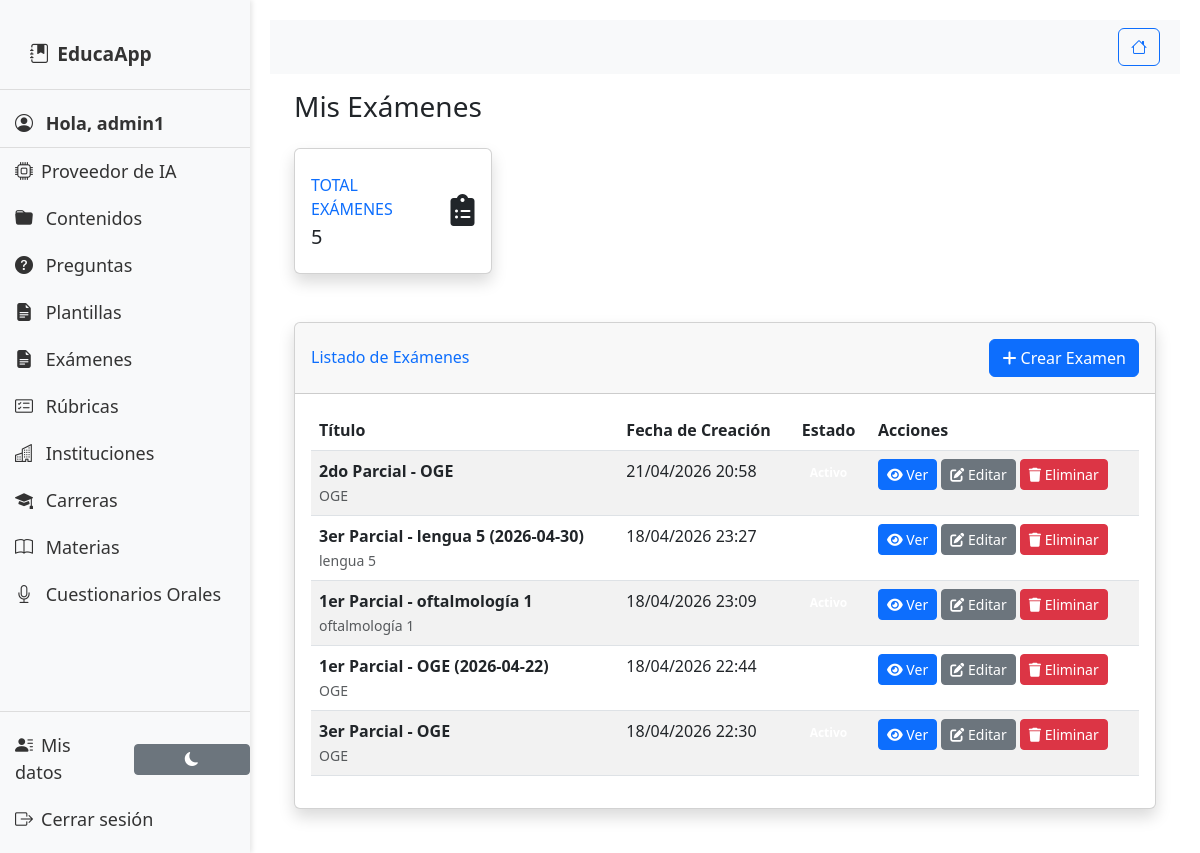
/mis-examenes/ (signed in), run on an earlier commit of the app's database.
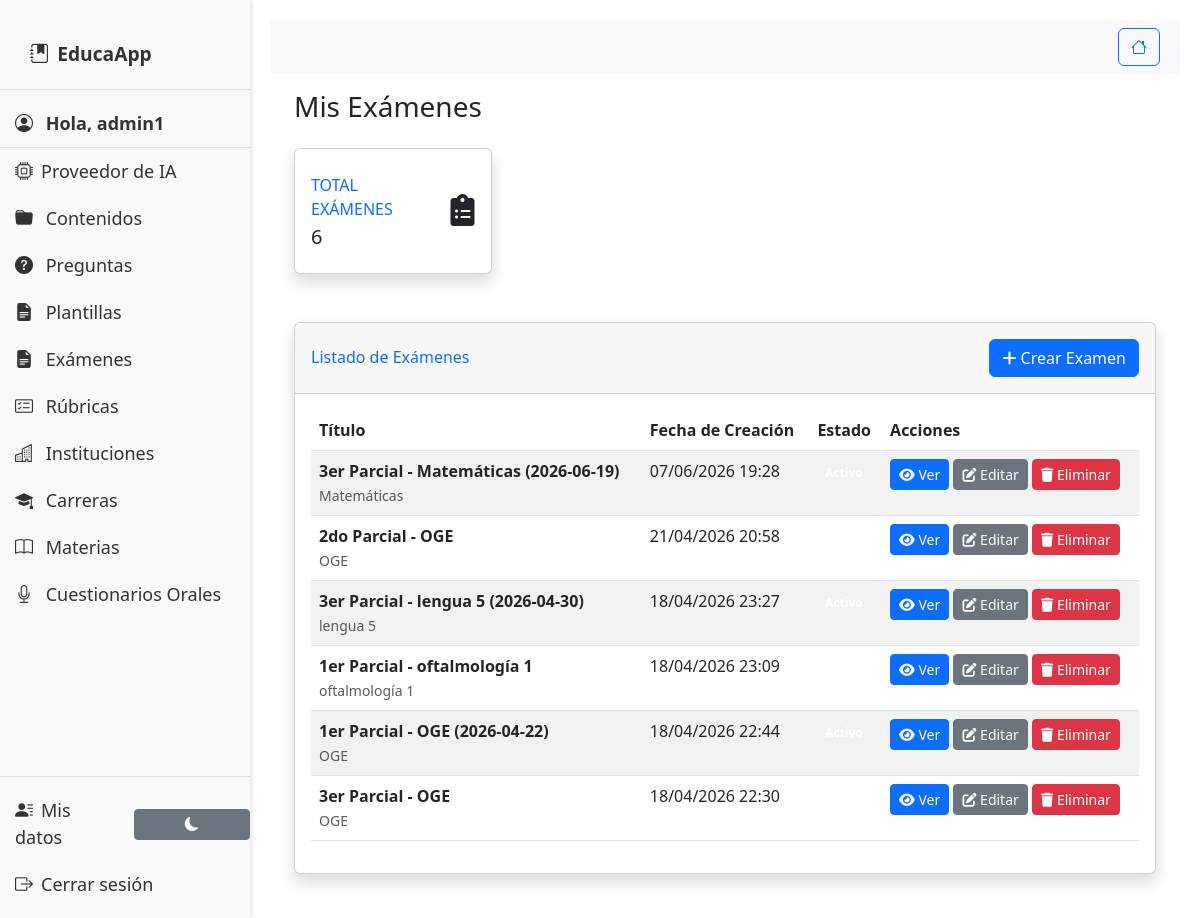
And on a later commit of the database.
### material/models.py (models this page shows, shortened)
class Exam(models.Model):
    title = models.CharField(
        max_length=255,
        verbose_name="Título del examen",
        help_text="Ej: Parcial 1 - Matemáticas"
    )
    subject = models.ForeignKey(
        Subject,
        on_delete=models.SET_DEFAULT,
        default=1,
        verbose_name="Asignatura",
        related_name="exams"
    )
    topics = models.ManyToManyField(
        Topic,
        verbose_name="Temas evaluados",
        blank=True,
        related_name="exams"
    )
    questions = models.ManyToManyField(
        Question,
        verbose_name="Preguntas",
        related_name="exams"
    )
    instructions = models.TextField(
        verbose_name="Instrucciones generales",
        blank=True,
        null=True
    )
    duration_minutes = models.PositiveIntegerField(
        verbose_name="Duración (minutos)",
        default=60
    )
    created_at = models.DateTimeField(
        auto_now_add=True,
        verbose_name="Fecha de creación"
    )
    created_by = models.ForeignKey(
    User,
    on_delete=models.CASCADE,
    verbose_name="Creado por",
    related_name="created_exams",  # Cambiado a nombre único
    related_query_name="exam"      # Añadido para queries
    )
    is_published = models.BooleanField(
        default=False,
        verbose_name="Publicado"
    )
    learning_outcomes = models.ManyToManyField(
        LearningOutcome,
        verbose_name="Resultados de aprendizaje",
        blank=True
    )
    class Meta:
        verbose_name = "Examen"
        verbose_name_plural = "Exámenes"
        ordering = ["-created_at"]
        indexes = [
            models.Index(fields=["title"]),
            models.Index(fields=["subject"]),
        ]
    EXAM_TYPE_CHOICES = [
        ('final', 'Final'),
        ('parcial', 'Parcial'),
    ]
    EXAM_MODE_CHOICES = [
        ('oral', 'Oral'),
        ('escrito', 'Escrito'),
    ]
    EXAM_PARTIAL_CHOICES = [
        ('1ro', 'Primer Parcial'),
        ('2do', 'Segundo Parcial'),
        ('3ro', 'Tercer Parcial'),
        ('4to', 'Cuarto Parcial'),
    ]
    EXAM_GROUP_CHOICES = [
        ('individual', 'Individual'),
        ('grupal', 'Grupal'),
    ]
    SHIFT_CHOICES = [
        ('mañana', 'Mañana'),
        ('tarde', 'Tarde'),
        ('noche', 'Noche'),
    ]
    institution = models.ForeignKey(
        'Institution',
        on_delete=models.SET_NULL,
        null=True,
        blank=True,
        verbose_name="Institución"
    )
    faculty = models.ForeignKey(
        'Faculty',
        on_delete=models.SET_NULL,
        null=True,
        blank=True,
        verbose_name="Facultad"
    )
    campus = models.ForeignKey(
        'Campus',
        on_delete=models.SET_NULL,
        null=True,
        blank=True,
        verbose_name="Sede"
    )
    career_name = models.CharField(max_length=255, verbose_name="Carrera", blank=True, default='')
    subject = models.ForeignKey(
        'Subject',
        on_delete=models.SET_NULL,
        null=True,
        blank=True,
        verbose_name="Materia"
    )
    professor = models.ForeignKey(
        User,
        on_delete=models.SET_NULL,
        null=True,
        blank=True,
        verbose_name="Profesor"
    )
    year = models.IntegerField(verbose_name="Año", null=True, blank=True)
    exam_type = models.CharField(
        max_length=10,
        choices=EXAM_TYPE_CHOICES,
        verbose_name="Tipo de examen",
        blank=True,
        null=True,
    )
    partial_number = models.CharField(
        max_length=10,
        choices=EXAM_PARTIAL_CHOICES,
        blank=True,
        null=True,
        verbose_name="Número de parcial"
    )
    exam_mode = models.CharField(
        max_length=10,
        choices=EXAM_MODE_CHOICES,
        verbose_name="Modalidad de examen",
        blank=True,
        null=True,
    )
    exam_group = models.CharField(
        max_length=10,
        choices=EXAM_GROUP_CHOICES,
        default='individual',
        verbose_name="Modalidad grupal"
    )
    shift = models.CharField(
        max_length=10,
        choices=SHIFT_CHOICES,
        blank=True,
        null=True,
        verbose_name="Turno"
    )
    resolution_time = models.CharField(
        max_length=50,
        blank=True,
        null=True,
        verbose_name="Tiempo de resolución"
    )
    topics_to_evaluate = models.TextField(
        blank=True,
        null=True,
        verbose_name="Temas a evaluar"
    )
    notes_and_recommendations = models.TextField(
        blank=True,
        null=True,
        verbose_name="Notas y recomendaciones"
    )
    institution_name = models.CharField(max_length=255, blank=True, default='', verbose_name="Institución (texto)")
    faculty_name = models.CharField(max_length=255, blank=True, default='', verbose_name="Facultad (texto)")
    campus_name = models.CharField(max_length=255, blank=True, default='', verbose_name="Sede (texto)")
    subject_name = models.CharField(max_length=255, blank=True, default='', verbose_name="Materia (texto)")
    topics_snapshot = models.JSONField(default=list, blank=True, verbose_name="Temas (snapshot)")
    outcomes_snapshot = models.JSONField(default=list, blank=True, verbose_name="Resultados de aprendizaje (snapshot)")
    date_str = models.CharField(max_length=50, blank=True, default='', verbose_name="Fecha (texto)")
    alumno = models.CharField(max_length=255, blank=True, default='', verbose_name="Alumno/a")
    curso = models.CharField(max_length=100, blank=True, default='', verbose_name="Curso")
    learning_outcomes = models.ManyToManyField(
        'LearningOutcome',
        blank=True,
        verbose_name="Resultados de aprendizaje"
    )
    created_by = models.ForeignKey(
        User,
        on_delete=models.CASCADE,
        related_name='exam_templates'
    )
    created_at = models.DateTimeField(auto_now_add=True)
    class Meta:
        verbose_name = "Plantilla de Examen"
        verbose_name_plural = "Plantillas de Examen"
        ordering = ["-created_at"]
        indexes = [
            models.Index(fields=["exam_type", "year"]),
            models.Index(fields=["subject"]),
        ]

class Subject(models.Model):
    name = models.CharField(max_length=100)
    careers = models.ManyToManyField('Career', related_name='subject_careers')
    created_at = models.DateTimeField(auto_now_add=True)
    updated_at = models.DateTimeField(auto_now=True)
    learning_outcomes = models.TextField(
        blank=True,
        null=True,
        help_text="Legacy field - almacena outcomes en texto o JSON"
    )
    class Meta:
        db_table = 'material_subjects'
        verbose_name = 'Subject'
        verbose_name_plural = 'Subjects'
        ordering = ['name']

### material/views.py (the view)
# urls.py: path('mis-examenes/', material_views.mis_examenes, name='mis_examenes'),
@login_required
def mis_examenes(request):
    examenes = Exam.objects.filter(created_by=request.user)
    return render(request, 'material/test_simple.html', {'examenes': examenes})

### material/templatetags/message_tags.py (called while the page is built)
@register.simple_tag(takes_context=True)
def get_filtered_messages(context, categories=None):
    request = context['request']
    messages = get_messages(request)
    messages_list = list(messages)
    if categories:
        if isinstance(categories, str):
            category_list = [cat.strip() for cat in categories.split(',')]
        else:
            category_list = [categories]
        filtered_messages = []
        for message in messages_list:
            message_tags = message.extra_tags if message.extra_tags else 'general'
            message_categories = [tag.strip() for tag in message_tags.split(',')]
            if any(cat in category_list for cat in message_categories):
                filtered_messages.append(message)
        return filtered_messages
    else:
        return messages_list

@register.inclusion_tag('material/components/messages.html', takes_context=True)
def show_messages(context, categories=None):
    filtered_messages = get_filtered_messages(context, categories)
    return {'messages': filtered_messages}

### material/templates/material/test_simple.html (shortened to what this page needs)
{% extends 'material/base.html' %}
{% load static %}
{% load message_tags %}
{% block content %}
<div class="container-fluid">
    <h1 class="h3 mb-4 text-gray-800">Mis Exámenes</h1>
    <div class="row mb-4">
        <div class="col-xl-3 col-md-6 mb-4">
            <div class="card border-left-primary shadow h-100 py-2">
                <div class="card-body">
                    <div class="row no-gutters align-items-center">
                        <div class="col mr-2">
                            <div class="text-xs font-weight-bold text-primary text-uppercase mb-1">
                                Total Exámenes</div>
                            <div class="h5 mb-0 font-weight-bold text-gray-800">{{ examenes|length }}</div>
                        </div>
                        <div class="col-auto">
                            <i class="fas fa-clipboard-list fa-2x text-gray-300"></i>
                        </div>
                    </div>
                </div>
            </div>
        </div>
    </div>
    <div class="card shadow mb-4">
        <div class="card-header py-3 d-flex justify-content-between align-items-center">
            <h6 class="m-0 font-weight-bold text-primary">Listado de Exámenes</h6>
            <a href="{% url 'material:create_exam' %}" class="btn btn-primary">
                <i class="fas fa-plus"></i> Crear Examen
            </a>
        </div>
        <div class="card-body">
            {% if examenes %}
                <div class="table-responsive">
                    <table class="table table-striped {% if dark_mode %}table-dark{% endif %}">
                        <thead>
                            <tr>
                                <th>Título</th>
                                <th>Fecha de Creación</th>
                                <th>Estado</th>
                                <th>Acciones</th>
                            </tr>
                        </thead>
                        <tbody>
                            {% for examen in examenes %}
                            <tr>
                                <td>
                                    <strong>{{ examen.title|default:"Sin título" }}</strong>
                                    {% if examen.subject %}
                                        <br><small class="text-muted">{{ examen.subject.name }}</small>
                                    {% endif %}
                                </td>
                                <td>{{ examen.created_at|date:"d/m/Y H:i" }}</td>
                                <td>
                                    <span class="badge badge-success">Activo</span>
                                </td>
                                <td>
                                    <a href="{% url 'material:ver_examen' examen.pk %}" class="btn btn-sm btn-primary" title="Ver examen">
                                        <i class="fas fa-eye"></i> Ver
                                    </a>
                                    <a href="#" class="btn btn-sm btn-secondary" title="Editar examen" onclick="alert('Próximamente: edición de examen guardado.')">
                                        <i class="fas fa-edit"></i> Editar
                                    </a>
                                    <form method="post" action="{% url 'material:eliminar_examen' examen.pk %}" style="display:inline;"
                                          onsubmit="return confirm('¿Estás seguro de que deseas eliminar este examen?')">
                                        <button type="submit" class="btn btn-sm btn-danger" title="Eliminar examen">
                                            <i class="fas fa-trash"></i> Eliminar
                                        </button>
                                    </form>
                                </td>
                            </tr>
                            {% endfor %}
                        </tbody>
                    </table>
                </div>
            {% endif %}
        </div>
    </div>
</div>
{% endblock %}

What changed in the data, as far as the page shows it:
added Exam: title "3er Parcial - Matemáticas (2026-06-19)", subject.name "Matemáticas", created_at "07/06/2026 19:28"
Also different on the page:
{{ examenes|length }}: "5" → "6"
